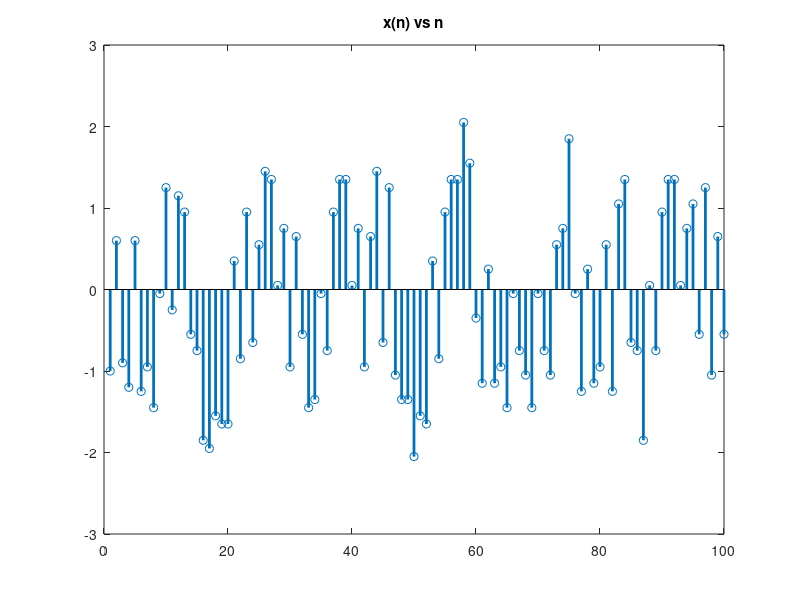

Here is the MATLAB script that generated this plot: (Note: this script raises an error after producing the figure.)
%Se quiere identificar un sistema de comunicaciones a través del cial se
%transmiten datos y(n) que atraviezan un canal con respuesta impulsiva
%h(n)={1 0.4 0.3 0.1 -0.2 0.05} mas ruido blanco gaussiano de media cero y
%varfianza sigmav2=0.02. la salida del sistema x= h*y|_N + v
clc; clear; close all;
h= [1 0.4 0.3 0.1 -0.2 0.05];
sigmav2 = 0.02;

%a) y(n) = 2*b(n) -1, b(n)~bernoulli(0.5), L = 2000. 
L = 2000;
p = 0.5;

bn = binornd(1, p, L, 1);
yn = 2*bn - 1;

vn = sqrt(sigmav2)*randn(L,1);

% el filtroes: y(n)->|h(n)+v(n)|-->x(n)
y_h = filter(h, 1, yn);
xn = y_h + vn;

figure()
stem(y_h, 'LineWidth', 2)
xlim([0,100])
title("x(n) vs n")
%% b) LMS con mu = 0.1, estima W
mu = 0.1;
N = length(h); %largo del filtro.
M = N;
[Weigths, errors, x_est] = LMS(yn, xn, M, mu);

%Grafico los coeficientes
figure()
for k=1:M
    hold on
    plot(Weigths(k,:), 'LineWidth', 2)
    plot([0, L], [h(k) h(k)], '-k')
end
grid on
title("Coeficientes h=w tal que N=M, entonces Jmin=sigmav2")

lgd = legend('$w_1$','','$w_2$','','$w_3$','','$w_4$','','$w_5$','','$w_6$','');
set(lgd,'Interpreter','latex', 'FontSize', 12);
%% c) Curva de aprendizaje 100 realizaciones
%Grafico la curva de aprendizaje
MM = 100;
JJ = zeros(MM, L-5);
for i = 1:MM
    
    bn = binornd(1, p, L, 1);
    yn = 2*bn - 1;

    vn = sqrt(sigmav2)*randn(L,1);

    % el filtroes: y(n)->|h(n)+v(n)|-->x(n)
    y_h = filter(h, 1, yn);
    xn = y_h + vn;
    
   [Weigths, errors, x_est] = LMS(yn, xn, M, mu);
   JJ(i,:) = abs(errors).^2 ;
end
%Curva de aprendizaje.
J = mean(JJ, 1);

figure()
semilogy(1:L-5, J)
title("Curva de aprendizaje con 100 iteraciones")
xlabel("m [ #iteraciones ]")
ylabel("$\hat{J}(n)$",'Interpreter','latex')
grid on

%% d) Curva de aprendizaje 100 realizaciones u = 0.001
%Grafico la curva de aprendizaje
mu = 0.005;
MM = 100;
JJ = zeros(MM, L-5);
for i = 1:MM
    
    bn = binornd(1, p, L, 1);
    yn = 2*bn - 1;

    vn = sqrt(sigmav2)*randn(L,1);

    % el filtroes: y(n)->|h(n)+v(n)|-->x(n)
    y_h = filter(h, 1, yn);
    xn = y_h + vn;
    
   [Weigths, errors2, x_est] = LMS(yn, xn, M, mu);
   JJ(i,:) = abs(errors2).^2 ;
end
%Curva de aprendizaje.
J = mean(JJ, 1);

figure()
semilogy(1:L-5, J)
title("Curva de aprendizaje con 100 iteraciones mu = 0.001")
xlabel("m [ #iteraciones ]")
ylabel("$\hat{J}(n)$",'Interpreter','latex')
grid on


%%
function [Weigths, errors, x_est] = LMS(yn, x, N, u, w_inicial) 
%yn(vector columna)
%w_inicial (vector columna)
assert( (size(yn,2)==1 || size(yn,2)==1),"x(n) e y(n) tienen que ser vectores columna");

if ~exist('w_inicial')
        w_inicial = zeros(N,1); 
end
if size(w_inicial,2)~=1; w_inicial = w_inicial'; end
Weigths =[];  
errors = [];
x_est =[];

%u; %tiene un rango 0 < mu < 1/traza(A)
%a) ALGORITMO LMS
L = length(yn);
% ➢ definir las condiciones iniciales W(0)
    w = w_inicial;
% ➢ Paso 0: estimar W(1) a partir de W(0)
% ➢ Paso n: estimar W(n+1) a partir de W(n):
    % 1. Se calcula la salida del filtro,          x_(n)= W'_n.Y(n).
    % 2. Se calcula el error de estimación,        e(n) = x(n) - x_(n).
    % 3. Se adaptan los coeficientes del filtro,   W{n+1}_= Wn_ + mu.Y(n)e(n)*
   for i = 1:L-N+1
        Y_    = flip(yn(i:i+N-1));
        xn_   = w' * Y_;
        error = x(i+N-1) - xn_;
        w     = w + u * Y_ * error; %conj(error);
        
        Weigths(:, end+1) = w;
        errors(end+1) = error;
        x_est(end+1) = xn_; 
   end
   
end


